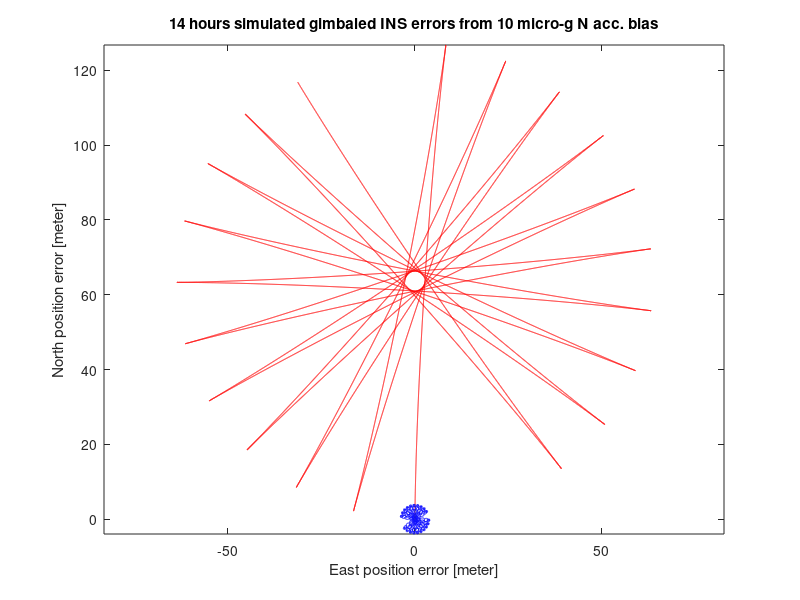

Recreate this plot in MATLAB.
%
% Evaluates effect of gimbal INS accelerometer biases on nav error,
% with and without carouseling
%
clear all;
close all;
OmegaEarth   = 7292115167e-14; %WGS84 model
OmegaSchuler = 2*pi/84.4/60;
DeltaT       = 1; % intersample interval
phi          = pi/4; % latitude
AlphaDot     = 2*pi/5/60; % five minute carousel period
DeltaAlpha   = DeltaT*AlphaDot;
%
% dynamic coefficient matrix and state transition matrix
%
F = [0, 0, 1, 0; 0, 0, 0, 1; -OmegaSchuler^2, 0, 0, 2*OmegaEarth*sin(phi); 0, -OmegaSchuler^2, -2*OmegaEarth*sin(phi), 0];
Phi = expm(DeltaT*F);
%
% North accelerometer bias = 10 micro-g 
%
MicroGbias = 10;
b0 = [0;9.8*MicroGbias*1e-6];
%
% Initial errors = 0
%
x0     = zeros(4,1); % Gimbaled ENU IMU
xC     = zeros(4,1); % Carouseled IMU
Alpha  = 0;
%
%
%
hours = 14;
E0(1) = x0(1);
N0(1) = x0(2);
EC(1) = xC(1);
NC(1) = xC(2);
Time(1) = 0;
k = 1;
for t=DeltaT:DeltaT:hours*3600;
    k = k + 1;
    Time(k) = t;
    Alpha   = Alpha + DeltaAlpha;
    if Alpha > pi
        Alpha - Alpha - 2*pi;
    end;
    cA      = cos(Alpha);
    sA      = sin(Alpha);
    RM      = [cA,sA;-sA,cA];
    bC      = RM*b0;
    x0      = Phi*x0 + [zeros(2,1);b0*DeltaT];
    xC      = Phi*xC + [zeros(2,1);bC*DeltaT];
    E0(k)   = x0(1);
    N0(k)   = x0(2);
    EC(k)   = xC(1);
    NC(k)   = xC(2);
end;
figure;
plot(E0,N0,'r-',EC,NC,'b-');
title([num2str(hours),' hours simulated gimbaled INS errors from ',num2str(MicroGbias),' micro-g N acc. bias']);
xlabel('East position error [meter]');
ylabel('North position error [meter]');
axis equal;
